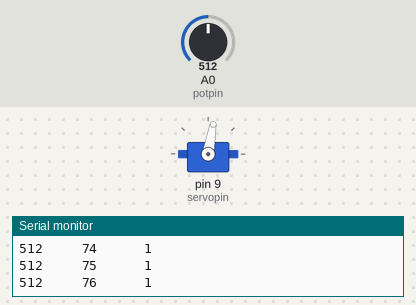
Recording of a sketch running on a simulated Arduino Uno, built with avr-gcc and run on an emulated ATmega328P. On the bench: servo, the last lines printed to the serial monitor. Inputs (shaded band) come from the test bench; at power-on: A0 (potpin) = 512.

Above: at 1.2 s.
1.3 s: A0 (potpin) set to 315
4.3 s: A0 (potpin) set to 284
At 6.1 s:
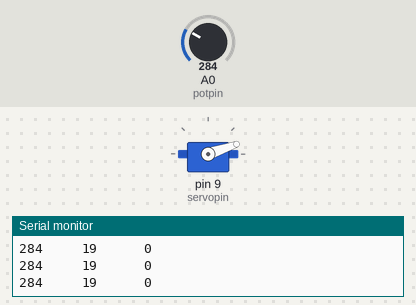
7.2 s: A0 (potpin) set to 306
At 7.7 s:
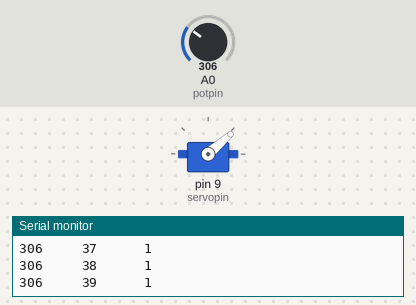
10.2 s: A0 (potpin) set to 290
At 10.59 s:
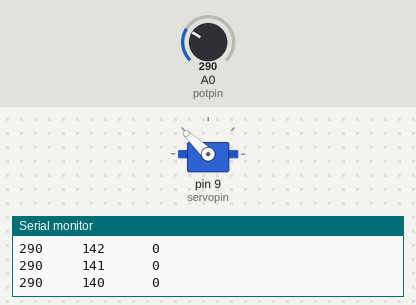
Timing chart, 0 to 14.2 s (numbered marks = the images above; inputs shaded):
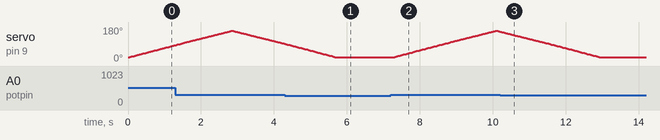

The sketch:

updownpatrol.ino
```cpp
#include <Servo.h>


const int servopin = 9;
const int potpin = A0;

const int interval = 15;
unsigned long lasttime = 0;

int currentAngle = 20;

// leftState = 0;
// patrol = 1;
// rightState = 2;
//up = 0;
// down = 10;

int targetAngle = 20;
int state = 0;
int updown = 0;

Servo servo;


void setup() {
  Serial.begin(9600);
  servo.attach(servopin);
  servo.write(20);
  int targetAngle = 20;


  // put your setup code here, to run once:
}


void loop() {
  // put your main code here, to run repeatedly:
  int potValue = analogRead(potpin);


  //State logic
  //emerg stage to 20
  if (potValue < 300) {
    targetAngle = 20;
    state = 0;
    Serial.print(potValue);
    Serial.print("     ");
    Serial.print(currentAngle);
    Serial.print("      ");
    Serial.println(state);
  }

  //emerg stage to 160
  if (potValue > 700) {
    targetAngle = 160;
    state = 2;
    Serial.print(potValue);
    Serial.print("     ");
    Serial.print(currentAngle);
    Serial.print("      ");
    Serial.println(state);
  }

  //patrol stage
  if (potValue >= 300) {
    if (potValue <= 700) {
      Serial.print(potValue);
      Serial.print("     ");
      Serial.print(currentAngle);
      Serial.print("      ");
      Serial.println(state);
      state = 1;
      if (updown == 0) {
        targetAngle = 160;
        if (currentAngle == 160) {
          updown = 10;
        }

      } else if (updown == 10) {
        targetAngle = 20;
        if (currentAngle == 20) {
          updown = 0;
        }
      }
    }
  }

  unsigned long currenttime = millis();

  //Actuator logic
  if (currenttime - lasttime >= interval) {
    //Patrol state

    if (state == 1) {
      if (currentAngle < targetAngle) {
        currentAngle = currentAngle + 1;
        servo.write(currentAngle);
        lasttime = millis();

      } else if (state == 1) {
        if (currentAngle > targetAngle) {
          currentAngle = currentAngle - 1;
          servo.write(currentAngle);
          lasttime = millis();
        }
      }
    }


    // emerge left
    else if (state == 0) {
      if (currentAngle >= targetAngle) {

        currentAngle = currentAngle - 1;
        servo.write(currentAngle);
        lasttime = millis();
      }
    }
    // emerge right
    else if (state == 2) {
      if (currentAngle <= targetAngle) {
        currentAngle = currentAngle + 1;
        servo.write(currentAngle);
        lasttime = millis();
      }
    }
  }
}
```

Measured:
- the behaviour switches between 300 and 299 on A0 (potpin) (found by bisection; images 0 and 1)
- after the input at 4.3 s, servo on pin 9 (servopin): goes on until 5.7 s, then stays 19°
- after the input at 7.2 s, servo on pin 9 (servopin): rises from 19° to 160° in 2.8 s, then falls to 156° in 0.10 s
- after the input at 10.2 s, servo on pin 9 (servopin): goes on until 13.0 s, then stays 19°
- by itself, servo on pin 9 (servopin): rises from 84° to 160° in 1.5 s, then falls to 91° in 1.4 s
